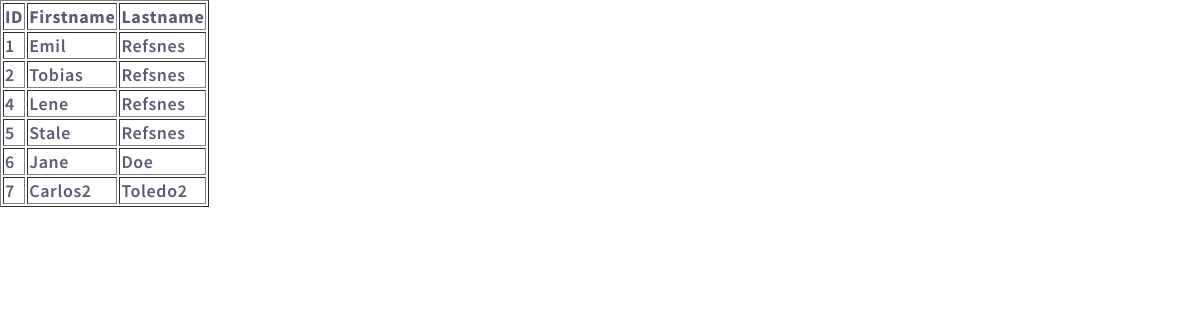
Screenshot of /testing/ with the database file from the repository.
### members/models.py (models this page shows, shortened)
class Member(models.Model):
  firstname = models.CharField(max_length=255)
  lastname = models.CharField(max_length=255)
  phone = models.IntegerField(null=True)
  joined_date = models.DateField(null=True)

### members/views.py (the view)
# urls.py: path('testing/', views.testing, name='testing'),
def testing(request):
    myMembers = Member.objects.all().values()
    template = loader.get_template('template.html')
    context = {
        'mymembers': myMembers,
    }
    return HttpResponse(template.render(context,request))

### members/templates/template.html
{% load static %}
<!DOCTYPE html>
<html>
<link rel="stylesheet" href="{% static 'global.css' %}">
<body>
<table border='1'>
  <tr>
    <th>ID</th>
    <th>Firstname</th>
    <th>Lastname</th>
  </tr>
  {% for x in mymembers %}
    <tr>
      <td>{{ x.id }}</td>
        <td>{{ x.firstname }}</td>
      <td>{{ x.lastname }}</td>
    </tr>
  {% endfor %}
</table>
</body>
</html>

### mystaticfiles/global.css (style rules this page uses)
body { margin:0; font: 600 18px 'Source Sans Pro', sans-serif; letter-spacing: 0.64px; color: #585d74; }

### rows the page displays
Member: id "1", firstname "Emil", lastname "Refsnes"
Member: id "2", firstname "Tobias", lastname "Refsnes"
Member: id "4", firstname "Lene", lastname "Refsnes"
Member: id "5", firstname "Stale", lastname "Refsnes"
Member: id "6", firstname "Jane", lastname "Doe"
Member: id "7", firstname "Carlos2", lastname "Toledo2"
